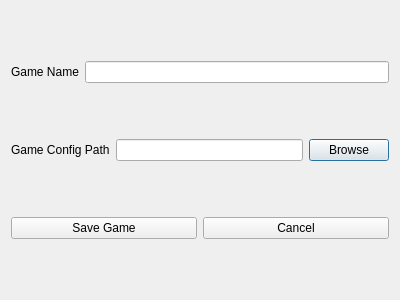
<?xml version="1.0" encoding="UTF-8"?>
<ui version="4.0">
 <class>GamePicker</class>
 <widget class="QDialog" name="GamePicker">
  <property name="geometry">
   <rect>
    <x>0</x>
    <y>0</y>
    <width>400</width>
    <height>300</height>
   </rect>
  </property>
  <property name="windowTitle">
   <string>Dialog</string>
  </property>
  <layout class="QHBoxLayout" name="horizontalLayout">
   <item>
    <layout class="QVBoxLayout" name="verticalLayout">
     <item>
      <layout class="QHBoxLayout" name="horizontalLayout_4">
       <item>
        <widget class="QLabel" name="label">
         <property name="text">
          <string>Game Name</string>
         </property>
        </widget>
       </item>
       <item>
        <widget class="QLineEdit" name="gameNameLE"/>
       </item>
      </layout>
     </item>
     <item>
      <layout class="QHBoxLayout" name="horizontalLayout_6">
       <item>
        <widget class="QLabel" name="label_2">
         <property name="text">
          <string>Game Config Path</string>
         </property>
        </widget>
       </item>
       <item>
        <widget class="QLineEdit" name="gamePathLE"/>
       </item>
       <item>
        <widget class="QPushButton" name="browseGameBtn">
         <property name="text">
          <string>Browse</string>
         </property>
        </widget>
       </item>
      </layout>
     </item>
     <item>
      <layout class="QHBoxLayout" name="horizontalLayout_5">
       <item>
        <widget class="QPushButton" name="saveGameBtn">
         <property name="text">
          <string>Save Game</string>
         </property>
        </widget>
       </item>
       <item>
        <widget class="QPushButton" name="cancelAddGameBtn">
         <property name="text">
          <string>Cancel</string>
         </property>
        </widget>
       </item>
      </layout>
     </item>
    </layout>
   </item>
  </layout>
 </widget>
 <resources/>
 <connections/>
</ui>
